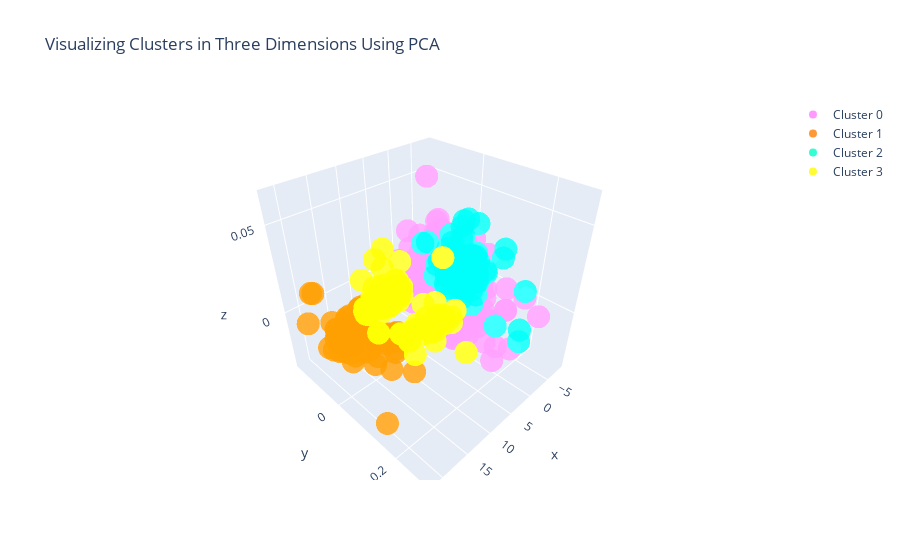

Notebook source saved alongside this figure:
### Code cell
#Instructions for building the 3-D plot

#trace1 is for 'Cluster 0'
trace1 = go.Scatter3d(
                    x = cluster0["PC1_3d"],
                    y = cluster0["PC2_3d"],
                    z = cluster0["PC3_3d"],
                    mode = "markers",
                    name = "Cluster 0",
                    marker = dict(color = 'rgba(255, 128, 255, 0.8)'),
                    text = None)

#trace2 is for 'Cluster 1'
trace2 = go.Scatter3d(
                    x = cluster1["PC1_3d"],
                    y = cluster1["PC2_3d"],
                    z = cluster1["PC3_3d"],
                    mode = "markers",
                    name = "Cluster 1",
                    marker = dict(color = 'rgba(255, 128, 2, 0.8)'),
                    text = None)

#trace3 is for 'Cluster 2'
trace3 = go.Scatter3d(
                    x = cluster2["PC1_3d"],
                    y = cluster2["PC2_3d"],
                    z = cluster2["PC3_3d"],
                    mode = "markers",
                    name = "Cluster 2",
                    marker = dict(color = 'rgba(0, 255, 200, 0.8)'),
                    text = None)

trace4 = go.Scatter3d(
                    x = cluster3["PC1_3d"],
                    y = cluster3["PC2_3d"],
                    z = cluster3["PC3_3d"],
                    mode = "markers",
                    name = "Cluster 3",
                    marker = dict(color = 'rgba(255, 250, 3, 0.8)'),
                    text = None)

data = [trace1, trace2, trace3,trace4]

title = "Visualizing Clusters in Three Dimensions Using PCA"

layout = dict(title = title,
              xaxis= dict(title= 'PC1',ticklen= 5,zeroline= False),
              yaxis= dict(title= 'PC2',ticklen= 5,zeroline= False)
             )

fig = dict(data = data, layout = layout)

iplot(fig)
#py.offline.plot(fig, filename='gauge-meter-chart.html')
